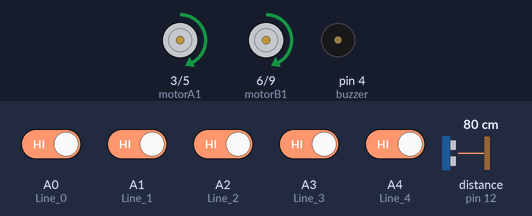
A sketch run on a simulated Arduino Uno, built with avr-gcc and run on an emulated ATmega328P. Shown: motor-driver pin pairs drawn as motors (green arrow = first pin HIGH = forward, orange = second pin HIGH = backward, longer = more drive), buzzer (waves = sounding, pin HIGH). The test bench sets the inputs (shaded band); at power-on: A0 (Line_0), A1 (Line_1), A2 (Line_2), A3 (Line_3), A4 (Line_4) HIGH, distance to the obstacle (sensor on pin 12) 80 cm. The echo pulse lasts 58.3 µs per cm; what the sketch prints to the serial monitor is not drawn.

Above: at 1.2 s.
1.3 s: distance to the obstacle (sensor on pin 12) set to 7 cm
2.8 s: distance to the obstacle (sensor on pin 12) set to 4 cm
At 3.8 s:
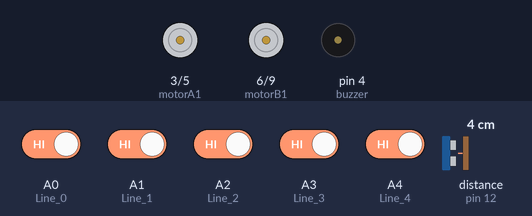
At 4.2 s:
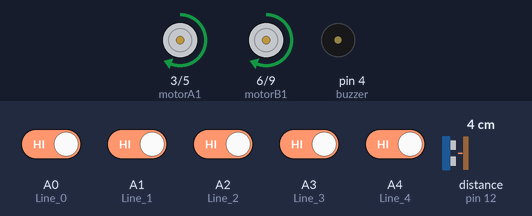
5.8 s: distance to the obstacle (sensor on pin 12) set to 35 cm
8.5 s: A0 (Line_0) driven LOW
At 9.0 s:
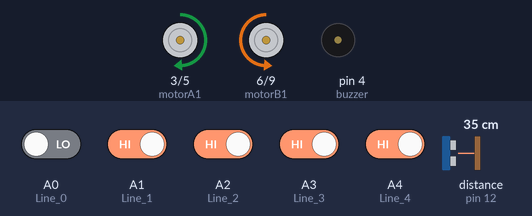
10.0 s: A0 (Line_0) driven HIGH and A1 (Line_1) driven LOW
11.5 s: A1 (Line_1) driven HIGH
At 54.1 s:
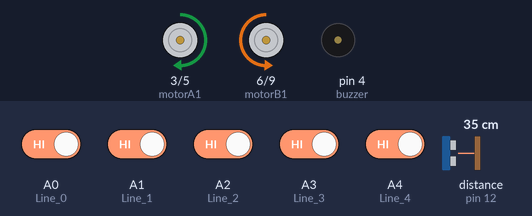
Timing chart, 0 to 54.5 s (numbered marks = the images above; inputs shaded):
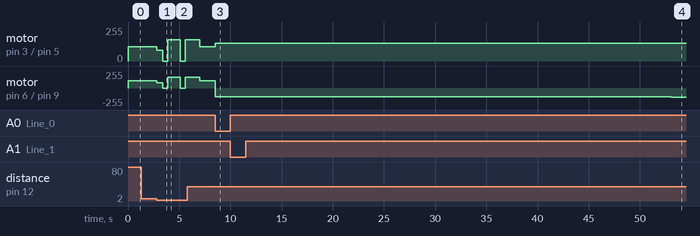

Measured:
- the behaviour switches between 6 and 5 cm on distance to the obstacle (sensor on pin 12) (found by bisection; images 0 and 1)
- after the input at 1.3 s, every drawn part: stays the same
- after the input at 2.8 s, motor on pin 3 (motorA1) / pin 5 (motorA2), motor on pin 6 (motorB1) / pin 9 (motorB2): forward 108/255 → forward 80/255 at once, → stopped 0.60 s later, → forward 160/255 0.50 s later, → stopped 1.2 s later, … (5 changes in this stretch)
- after the input at 8.5 s, motor on pin 3 (motorA1) / pin 5 (motorA2): forward 108/255 → forward 134/255 at once; motor on pin 6 (motorB1) / pin 9 (motorB2): forward 108/255 → backward 134/255 at once
- after the input at 11.5 s, motor on pin 3 (motorA1) / pin 5 (motorA2): forward 134/255 → forward 135/255 after 41.6 s; motor on pin 6 (motorB1) / pin 9 (motorB2): backward 134/255 → backward 135/255 after 41.6 s

The sketch:

robot_do_line5sensor_BV_1_v2.ino
```cpp
//=======================================================
#include <SoftwareSerial.h>
SoftwareSerial BT(10, 11);  // RX = 10, TX = 11
#include <NewPing.h>        //Ultrasonic sensor function library. You must install this library
#define trig_pin 13         //analog input 1
#define echo_pin 12         //analog input 2
#define maximum_distance 200
boolean goesForward = false;
int distance = 100;
NewPing sonar(trig_pin, echo_pin, maximum_distance);  //sensor function
//=======================================================
#include <PID_v1.h>
uint8_t speed_robot = 180;  // set (tốc độ của robot) speed_robot (pwm value), 0 < speed_robot < 256
int8_t check_out = 0;
double Setpoint = 0, Input, Output;
uint8_t flag_zero = 0;
// Tăng Kp để tăng phản ứng với lỗi line lớn
// double Kp = 35, Ki = 0.04555555, Kd = 11.898989;
double Kp = 40, Ki = 0.04555555, Kd = 11.898989;
PID myPID(&Input, &Output, &Setpoint, Kp, Ki, Kd, DIRECT);
int sensor;
#define Line_0 A0  //14
#define Line_1 A1  //15
#define Line_2 A2  //16
#define Line_3 A3  //17
#define Line_4 A4  //17
byte ss0, ss1, ss2, ss3, ss4;
double error = 0;
int initial_motor_speed = 150, PID_value;
double P, I, D, previous_error;
//=======================================================
int step_quay_truc = 0;
int step_nang_duoi = 0;
int step_nang_tren = 0;
const int relay = 13;
const int motorA1 = 3;  // Pin  6 of L298.
const int motorA2 = 5;  // Pin  7 of L298.
const int motorB1 = 6;  // Pin 9 of L298.
const int motorB2 = 9;  // Pin 10 of L298.

const int buzzer = 4;

const int led = 13;

int i = 0;
int j = 0;
int state_rec;
int vSpeed = 200;
char state;
int DOF_C = 0;
int mode_Run = 0;


void setup() {
  // BT.begin(9600);  // Bắt đầu giao tiếp Bluetooth
  // BT.println("Bluetooth Ready");
  //---------------------------
  pinMode(motorA1, OUTPUT);
  pinMode(motorA2, OUTPUT);
  pinMode(motorB1, OUTPUT);
  pinMode(motorB2, OUTPUT);
  pinMode(buzzer, OUTPUT);
  analogWrite(motorB1, 0);
  analogWrite(motorA1, 0);
  analogWrite(motorA2, 0);
  analogWrite(motorB2, 0);
  //--------------------------
  pinMode(Line_0, INPUT);  //Set chân cảm biến 1 là input
  pinMode(Line_1, INPUT);  //Set chân cảm biến 2 là input
  pinMode(Line_2, INPUT);  //Set chân cảm biến 3 là input
  pinMode(Line_3, INPUT);  //Set chân cảm biến 4 là input
  pinMode(Line_4, INPUT);  //Set chân cảm biến 4 là input
  myPID.SetSampleTime(1);  // thời gian lấy mẫu phụ thuộc tốc độ xe, lấy mẫu càng nhanh càng tốt
  myPID.SetMode(AUTOMATIC);
  myPID.SetOutputLimits(-speed_robot, speed_robot);  // giá trị tốc độ, -speed tức bánh bên trái quay max, bên phải ngừng quay
  //--------------------------
  pinMode(led, OUTPUT);
  digitalWrite(led, 0);
  Serial.begin(9600);
  Serial.println("OK");
  vSpeed = 255;
  previous_error = 0;
  error = 0;
}

enum ClimbState { IDLE,
                  APPROACH,
                  PAUSE,
                  CLIMB,
                  FINISHED,
                  TAMDUNG,
                  CHOKHOIDONG,
                  KHOIDONGLAI,
};
ClimbState climbState = IDLE;
unsigned long stateStart = 0;
const unsigned long APPROACH_TIME = 600;  // ms
const unsigned long PAUSE_TIME = 500;     // ms
const unsigned long CLIMB_TIME = 600;     // ms
const int STEP_THRESHOLD = 6;             // cm
const int CLIMB_SPEED = 160;
const int SLOW_SPEED = 80;
int prevDist;                      // khoảng cách đo trước khi bắt đầu leo
const int SUCCESS_THRESHOLD = 15;  // cm: khoảng cách phải tăng lên để tính là “leo qua”
int solandaleo = 0;
const unsigned long PULL_TIME = 800;  // ms kéo chậm ổn định trước khi quay về line
const int PULL_SPEED = 150;
bool hasStopped = false;
const unsigned long TAMDUNG_TIME = 1000;
const unsigned long CHOKHOIDONG_TIME = 1000;
const unsigned long KHOIDONGLAI_TIME = 600;
int solantamdung = 0;


void loop() {

  if (hasStopped) return;


  // 1) Dò siêu âm
  int dist = getDistance();


  // Chuyển sang bắt đầu leo khi đủ điều kiện
  if (climbState == IDLE && dist < STEP_THRESHOLD) {
    prevDist = dist;  // ghi nhớ khoảng cách ban đầu
    climbState = APPROACH;
    stateStart = millis();
    // khởi động chạy nhẹ
    setMotorA(SLOW_SPEED);
    setMotorB(SLOW_SPEED);
  }

  unsigned long now = millis();

  switch (climbState) {
    case APPROACH:
      if (now - stateStart >= APPROACH_TIME) {
        stopMotors();
        climbState = PAUSE;
        stateStart = now;
      }
      break;

    case PAUSE:
      if (now - stateStart >= PAUSE_TIME) {
        climbState = CLIMB;
        stateStart = now;
        // tung sức leo
        setMotorA(CLIMB_SPEED);
        setMotorB(CLIMB_SPEED);
      }
      break;

    case CLIMB:
      if (now - stateStart >= CLIMB_TIME) {
        stopMotors();
        int distAfter = getDistance();
        // Nếu chưa leo qua bậc (tăng chưa đủ), thử lại
        if (distAfter < prevDist + SUCCESS_THRESHOLD) {
          // đặt lại thời gian và quay về APPROACH để lấy đà lần nữa
          climbState = APPROACH;
          stateStart = now;
          setMotorA(SLOW_SPEED);
          setMotorB(SLOW_SPEED);
        } else {
          // Leo thành công
          solandaleo++;
          prevDist = distAfter;  // cập nhật khoảng cách cơ sở
          climbState = FINISHED;
          stateStart = now;
          setMotorA(PULL_SPEED);
          setMotorB(PULL_SPEED);
        }
      }
      break;


    case FINISHED:
      // 1) Nếu chưa leo đủ 3 bậc, chuyển về dò line + tiến tiếp
      if (now - stateStart >= PULL_TIME) {
        do_line();
        Input = error;
        myPID.Compute();
        motorControl(Output);
        climbState = IDLE;
      }
      break;
    case TAMDUNG:
      // int kc = getDistance();
      Serial.println(dist);  // In ra để kiểm tra
      if (now - stateStart >= TAMDUNG_TIME && dist <= 15) {
        stopMotors();
        climbState = CHOKHOIDONG;
        stateStart = now;
      }
      break;
    case CHOKHOIDONG:
      if (now - stateStart >= CHOKHOIDONG_TIME) {
        setMotorA(SLOW_SPEED);
        setMotorB(SLOW_SPEED);
        climbState = KHOIDONGLAI;
        stateStart = now;
        error = -1;
      }
      break;
    case KHOIDONGLAI:
      if (now - stateStart >= KHOIDONGLAI_TIME) {
        do_line();
        if (error != -1) {
          Input = error;
          myPID.Compute();
          motorControl(Output);
          climbState = IDLE;
          stateStart = now;
        }
      }
      break;
    case IDLE:
      // đang dò line trước khi leo
      if (solandaleo >= 0) {
        // đọc line
        ss0 = digitalRead(Line_0);
        ss1 = digitalRead(Line_1);
        ss2 = digitalRead(Line_2);
        ss3 = digitalRead(Line_3);
        ss4 = digitalRead(Line_4);
        // nếu toàn 5 line == 0 thì stop
        if (ss0 == 0 && ss1 == 0 && ss2 == 0 && ss3 == 0 && ss4 == 0) {
          if (solantamdung > 0) {
            stopRobot();
          } else {
            setMotorA(0);
            setMotorB(0);
            climbState = TAMDUNG;
            stateStart = now;
            solantamdung += 1;
            Serial.println("Dung robot");  // In ra để kiểm tra
          }
        } else {
          do_line();
          Input = error;
          myPID.Compute();
          motorControl(Output);
        }
      } else {
        do_line();
        Input = error;
        myPID.Compute();
        motorControl(Output);
      }
      break;
    default:
      stopRobot();
      break;
  }

  //  Setpoint = 0;
  //   do_line();
  //   Input = error;
  //   myPID.Compute();
  //   motorControl(Output);
}


void stopMotors() {
  setMotorA(0);
  setMotorB(0);
}

// Hàm đọc siêu âm (trả về cm)
int getDistance() {
  delay(1);
  int cm = sonar.ping_cm();
  return cm == 0 ? 100 : cm;
}

void stopRobot() {
  // Dừng hoàn toàn hai động cơ
  setMotorA(0);
  setMotorB(0);
  hasStopped = true;
  // Nếu muốn, có thể khóa chương trình luôn:
  while (true) {
    // chờ vô hạn, robot không làm gì thêm
  }
}


////////////////////////////////////////////////////////////////////////
void do_line(void) {
  ss0 = digitalRead(Line_0);
  ss1 = digitalRead(Line_1);
  ss2 = digitalRead(Line_2);
  ss3 = digitalRead(Line_3);
  ss4 = digitalRead(Line_4);
  if ((ss0 == 0) && (ss1 == 0) && (ss2 == 0) && (ss3 == 0) && (ss4 == 1)) {
    error = 4;
  } else if ((ss0 == 0) && (ss1 == 1) && (ss2 == 0) && (ss3 == 1) && (ss4 == 1)) {
    error = 4;
  } else if ((ss0 == 0) && (ss1 == 1) && (ss2 == 1) && (ss3 == 1) && (ss4 == 1)) {
    error = 4;
  } else if ((ss0 == 0) && (ss1 == 0) && (ss2 == 1) && (ss3 == 0) && (ss4 == 1)) {
    error = 4;
  } else if ((ss0 == 0) && (ss1 == 0) && (ss2 == 1) && (ss3 == 1) && (ss4 == 1)) {
    error = 4;
  } else if ((ss0 == 0) && (ss1 == 0) && (ss2 == 0) && (ss3 == 1) && (ss4 == 1)) {
    error = 4;
  } else if ((ss0 == 1) && (ss1 == 0) && (ss2 == 1) && (ss3 == 1) && (ss4 == 1)) {
    error = 3;
  } else if ((ss0 == 1) && (ss1 == 0) && (ss2 == 0) && (ss3 == 1) && (ss4 == 1)) {
    error = 0.2;
  } else if ((ss0 == 1) && (ss1 == 1) && (ss2 == 0) && (ss3 == 1) && (ss4 == 1)) {
    if (error != 0) { previous_error = error; }
    error = 0;
  } else if ((ss0 == 1) && (ss1 == 0) && (ss2 == 1) && (ss3 == 0) && (ss4 == 1)) {
    if (error != 0) { previous_error = error; }
    error = 0;
  } else if ((ss0 == 1) && (ss1 == 0) && (ss2 == 0) && (ss3 == 0) && (ss4 == 1)) {
    if (error != 0) { previous_error = error; }
    error = 0;
  } else if ((ss0 == 1) && (ss1 == 1) && (ss2 == 0) && (ss3 == 0) && (ss4 == 1)) {
    error = -0.2;
  } else if ((ss0 == 1) && (ss1 == 1) && (ss2 == 1) && (ss3 == 0) && (ss4 == 1)) {
    error = -3;
  } else if ((ss0 == 1) && (ss1 == 0) && (ss2 == 0) && (ss3 == 0) && (ss4 == 0)) {
    error = -4;
  } else if ((ss0 == 1) && (ss1 == 1) && (ss2 == 0) && (ss3 == 1) && (ss4 == 0)) {
    error = -4;
  } else if ((ss0 == 1) && (ss1 == 0) && (ss2 == 1) && (ss3 == 0) && (ss4 == 0)) {
    error = -4;
  } else if ((ss0 == 1) && (ss1 == 1) && (ss2 == 1) && (ss3 == 0) && (ss4 == 0)) {
    error = -4;
  } else if ((ss0 == 1) && (ss1 == 1) && (ss2 == 0) && (ss3 == 0) && (ss4 == 0)) {
    error = -4;
  } else if ((ss0 == 1) && (ss1 == 1) && (ss2 == 1) && (ss3 == 1) && (ss4 == 0)) {
    error = -4;
  } else if ((ss0 == 1) && (ss1 == 1) && (ss2 == 1) && (ss3 == 1) && (ss4 == 1)) {
    if (error == 0) {
      error = previous_error;
    }
    if (error < 0) error = -4;
    else if (error > 0) error = 4;
    else error = 0;
  } else if ((ss0 == 0) && (ss1 == 0) && (ss2 == 0) && (ss3 == 0) && (ss4 == 0)) {

    return;
  }

  // Serial.print(error);
  // Serial.println(" error");
}


void setMotorA(int16_t pwm) {
  pwm = constrain(pwm, -255, 255);  // Giới hạn giá trị trong phạm vi hợp lệ
  if (pwm >= 0) {
    analogWrite(motorA1, pwm);
    analogWrite(motorA2, 0);
  } else {
    analogWrite(motorA1, 0);
    analogWrite(motorA2, -pwm);
  }
}

void setMotorB(int16_t pwm) {
  pwm = constrain(pwm, -255, 255);  // Giới hạn giá trị trong phạm vi hợp lệ
  if (pwm >= 0) {
    analogWrite(motorB1, pwm);
    analogWrite(motorB2, 0);
  } else {
    analogWrite(motorB1, 0);
    analogWrite(motorB2, -pwm);
  }
}


void motorControl(int16_t duty) {
  // int16_t base = speed_robot / 2;  // ~127 khi speed_robot=255
  int16_t base = speed_robot * 0.6;
  int16_t maxDuty = speed_robot;  // ~255
  int16_t d = constrain(duty, -maxDuty, +maxDuty);
  int16_t absd = abs(d);
  int16_t spin_speed = base;

  if (absd <= base) {
    // — differential turn —
    int16_t left = base + d;
    int16_t right = base - d;
    setMotorA(left);
    setMotorB(right);
  } else {
    // — spin tại chỗ, tốc độ spin fade-in từ base→speed_robot —
    float t = float(absd - base) / float(maxDuty - base);
    int16_t spin_speed = base + t * (speed_robot * 0.8 - base);
    if (d > 0) {
      setMotorA(-spin_speed);
      setMotorB(+spin_speed);
    } else {
      setMotorA(+spin_speed);
      setMotorB(-spin_speed);
    }
  }
  // Serial.print("duty=");
  // Serial.print(d);
  // Serial.print("  L=");
  // Serial.print((absd <= base ? base + d : (d > 0 ? -spin_speed : +spin_speed)));
  // Serial.print("  R=");
  // Serial.println((absd <= base ? base - d : (d > 0 ? +spin_speed : -spin_speed)));
}
```
